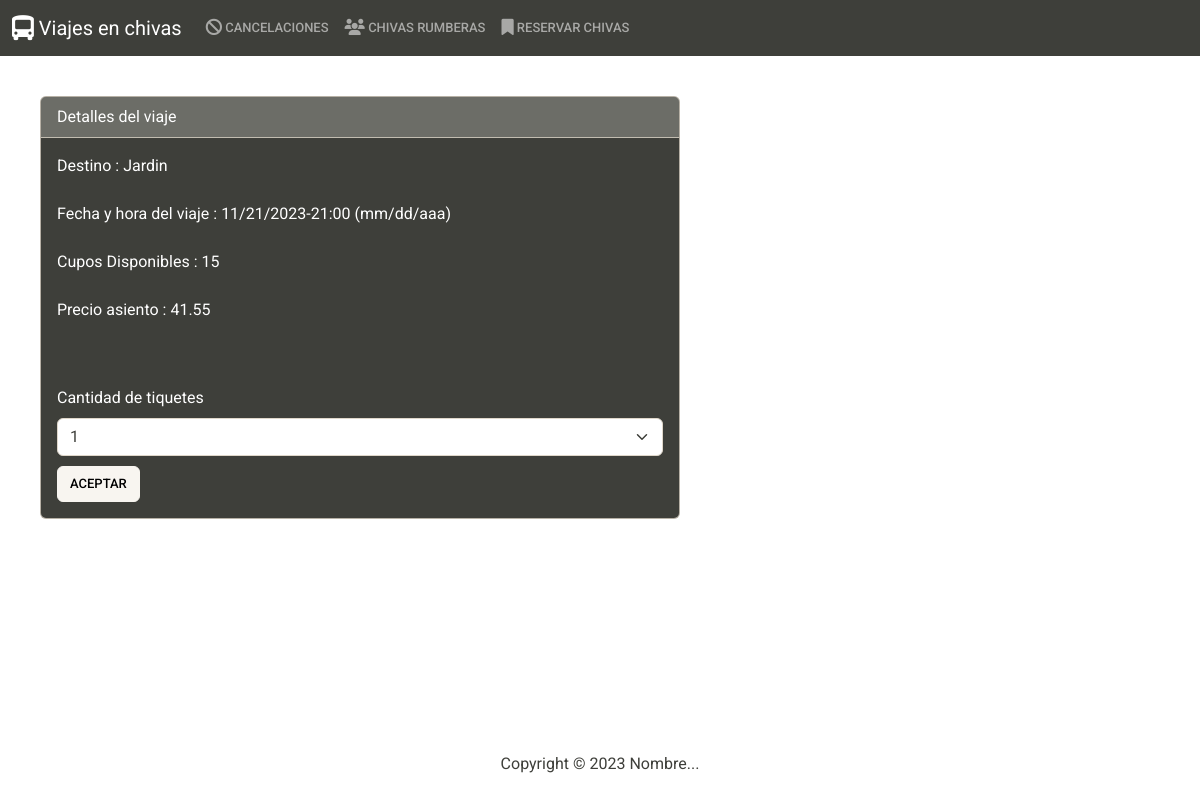
Before: /comprarTiquete/1/ with the older database file.
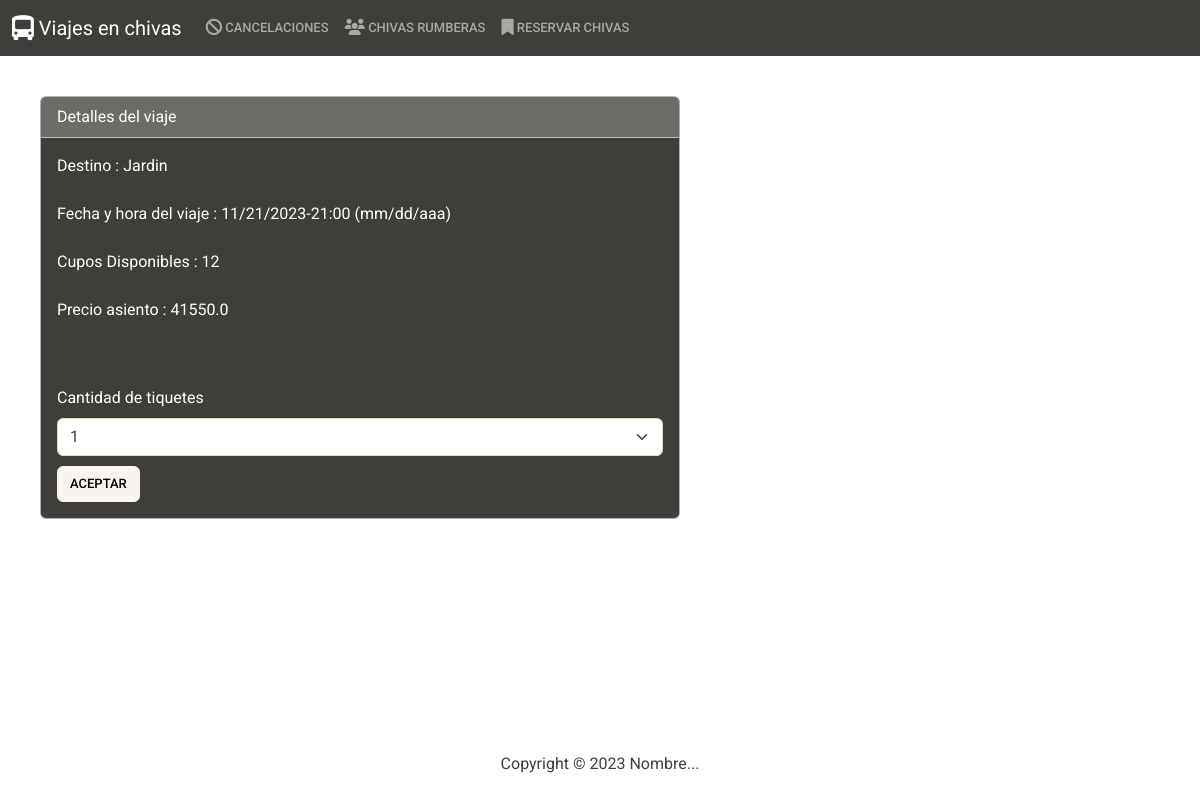
After: the same page with the newer database file.
### app/models.py (models this page shows, shortened)
class Viajes(models.Model):
    destino = models.CharField(max_length=30)
    fecha_salida = models.CharField(max_length=20)
    asientos_disponibles = models.PositiveIntegerField()
    estado_actual = models.CharField(max_length=10)
    chiva_asignada = models.CharField(max_length=20)
    precio_asiento = models.FloatField()
    conductor_asignado = models.CharField(max_length=20)

### app/views.py (the view)
# urls.py: path('comprarTiquete/<int:viaje_id>/',views.comprarTiquete, name="comprarTiquete"),
def comprarTiquete(request, viaje_id):
    viaje = get_object_or_404(Viajes, id=viaje_id)
    return render(request, 'comprarTiquete.html', {'viaje': viaje})

### app/templates/comprarTiquete.html (shortened to what this page needs)
{% extends "base.html" %}
{% block body %}
<div style="padding-top: 20px;">
    <div class="row mx-3" style="padding-top: 20px;">
        <div class="col">
            <div class="col ml-3 card text-white bg-dark mb-3" style="max-width: 40rem;">
                <div class="card-header">Detalles del viaje</div>
                <div class="card-body">
                    <p class="card-text">
                        Destino                :     {{ viaje.destino }} <br></br>
                        Fecha y hora del viaje :     {{ viaje.fecha_salida }} (mm/dd/aaa) <br></br>
                        Cupos Disponibles      :     {{ viaje.asientos_disponibles }} <br></br>
                        Precio asiento         :     {{ viaje.precio_asiento }} <br></br>
                    </p>
                    <div class="form-group">
                        <label for="exampleSelect1" class="form-label mt-4">Cantidad de tiquetes</label>
                        <form method="post" action="{% url 'cantidadTiquetes' %}">
                            <select name="selectField" class="form-select" id="exampleSelect1" fdprocessedid="bcew33">
                                {% with viaje.asientos_disponibles|add:"0" as asientos %}
                                {% for i in ''|rjust:asientos %}
                                    <option>{{ forloop.counter }}</option>
                                {% endfor %}
                                {% endwith %}
                            </select>
                            <div style="padding-top: 10px;">
                                <button type="submit" class="btn btn-light" fdprocessedid="rcrzlb">Aceptar</button>
                            </div>
                        </form>
                    </div>
                </div>
            </div>
        </div>
    </div>
</div>
{% endblock body %}

Changed rows visible on the page:
changed Viajes "Jardin": asientos_disponibles "15" → "12"; precio_asiento "41.55" → "41550.0"
